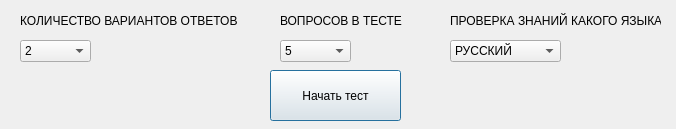
<?xml version="1.0" encoding="UTF-8"?>
<ui version="4.0">
 <class>Dialog</class>
 <widget class="QDialog" name="Dialog">
  <property name="geometry">
   <rect>
    <x>0</x>
    <y>0</y>
    <width>676</width>
    <height>129</height>
   </rect>
  </property>
  <property name="windowTitle">
   <string>Dialog</string>
  </property>
  <widget class="QPushButton" name="pushButton">
   <property name="geometry">
    <rect>
     <x>270</x>
     <y>70</y>
     <width>131</width>
     <height>51</height>
    </rect>
   </property>
   <property name="text">
    <string>Начать тест</string>
   </property>
  </widget>
  <widget class="QLabel" name="label">
   <property name="geometry">
    <rect>
     <x>20</x>
     <y>10</y>
     <width>221</width>
     <height>21</height>
    </rect>
   </property>
   <property name="text">
    <string>КОЛИЧЕСТВО ВАРИАНТОВ ОТВЕТОВ</string>
   </property>
  </widget>
  <widget class="QLabel" name="label_2">
   <property name="geometry">
    <rect>
     <x>280</x>
     <y>10</y>
     <width>151</width>
     <height>21</height>
    </rect>
   </property>
   <property name="text">
    <string>ВОПРОСОВ В ТЕСТЕ</string>
   </property>
  </widget>
  <widget class="QComboBox" name="comboBox">
   <property name="geometry">
    <rect>
     <x>20</x>
     <y>40</y>
     <width>71</width>
     <height>22</height>
    </rect>
   </property>
   <item>
    <property name="text">
     <string>2</string>
    </property>
   </item>
   <item>
    <property name="text">
     <string>4</string>
    </property>
   </item>
  </widget>
  <widget class="QComboBox" name="comboBox_2">
   <property name="geometry">
    <rect>
     <x>280</x>
     <y>40</y>
     <width>71</width>
     <height>22</height>
    </rect>
   </property>
   <item>
    <property name="text">
     <string>5</string>
    </property>
   </item>
   <item>
    <property name="text">
     <string>10</string>
    </property>
   </item>
  </widget>
  <widget class="QLabel" name="label_3">
   <property name="geometry">
    <rect>
     <x>450</x>
     <y>10</y>
     <width>211</width>
     <height>21</height>
    </rect>
   </property>
   <property name="text">
    <string>ПРОВЕРКА ЗНАНИЙ КАКОГО ЯЗЫКА</string>
   </property>
  </widget>
  <widget class="QComboBox" name="comboBox_3">
   <property name="geometry">
    <rect>
     <x>450</x>
     <y>40</y>
     <width>111</width>
     <height>22</height>
    </rect>
   </property>
   <item>
    <property name="text">
     <string>РУССКИЙ</string>
    </property>
   </item>
   <item>
    <property name="text">
     <string>АНГЛИЙСКИЙ</string>
    </property>
   </item>
  </widget>
 </widget>
 <resources/>
 <connections/>
</ui>
